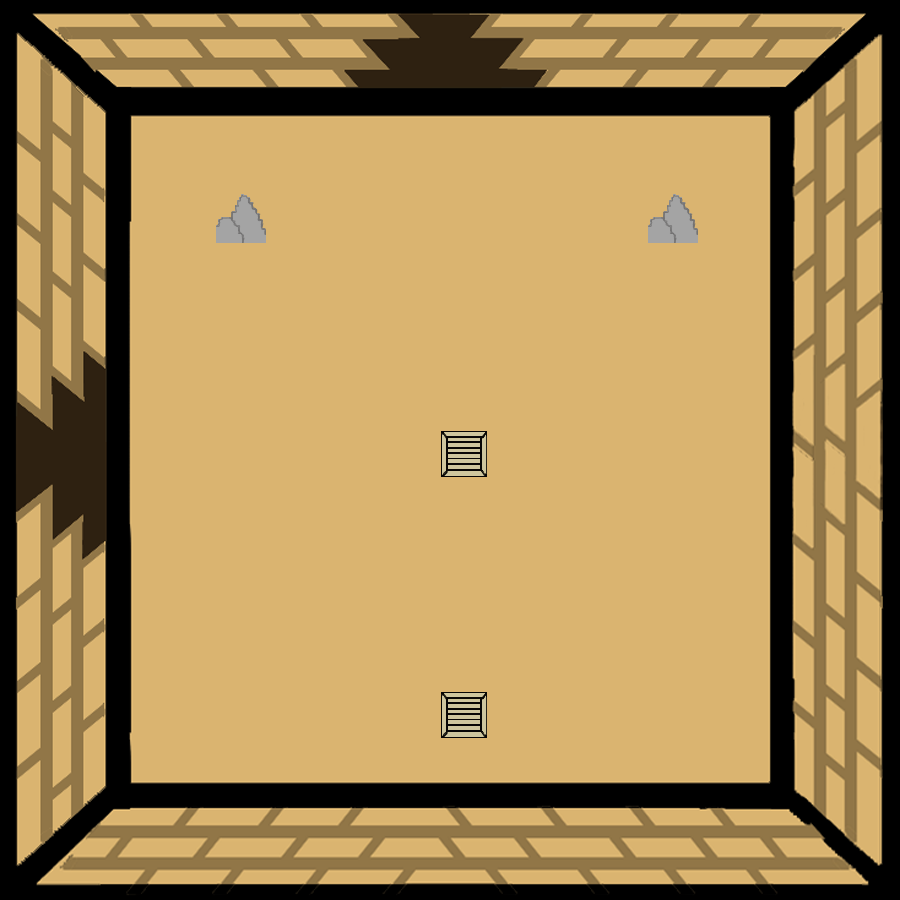

This game map was drawn from its Tiled (.tmx) file and the tilesets committed beside it. A one-line description and the trimmed map source follow:
An orthogonal 100x100 tile map with 9x9 px tiles, 2 tile layers (SALA, CAJAS Y ROCAS), 3 tilesets.

<map version="1.2" tiledversion="1.3.3" orientation="orthogonal" renderorder="right-down" width="100" height="100" tilewidth="9" tileheight="9" infinite="0" nextlayerid="3" nextobjectid="1">
 <tileset firstgid="1" source="RUINAS15.tsx" />
 <tileset firstgid="10001" source="CAJA.tsx" />
 <tileset firstgid="10026" source="ROCAS.tsx" />
 <layer id="1" name="SALA" width="100" height="100">
  <data>[10000 cells, 10000 non-empty, 10000 distinct tile ids]</data>
 </layer>
 <layer id="2" name="CAJAS Y ROCAS" width="100" height="100">
  <data>[10000 cells, 709 non-empty, 683 distinct tile ids]</data>
 </layer>
</map>
